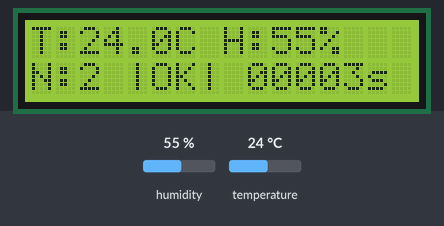
Bench run of a sketch on a simulated ESP32. Shown: 16×2 character LCD. The inputs (shaded band) are chosen by the test bench; at power-on: humidity 55 %, temperature 24 °C. What the sketch prints to the serial monitor is not drawn.

Above: at 4.8 s.
4.9 s: humidity set to 22 %
At 8.6 s:
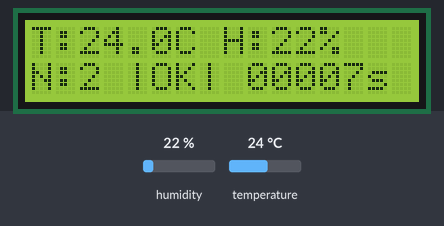
11.1 s: temperature set to 12 °C
At 12.9 s:
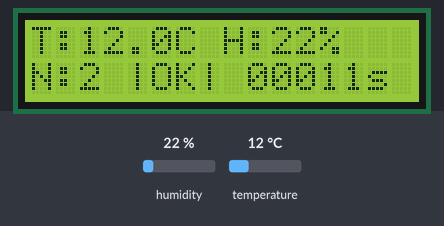
15.9 s: humidity set to 40 %
At 20.1 s:
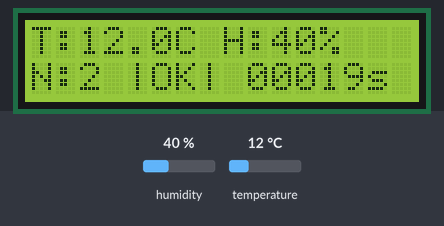
23.1 s: temperature set to 19 °C
At 24.4 s:
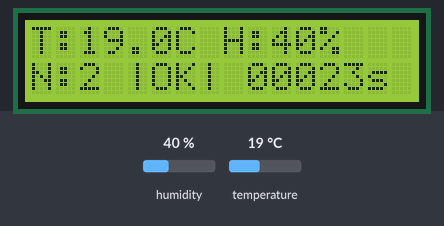
Timing chart, 0 to 26.1 s (numbered marks = the images above; inputs shaded):
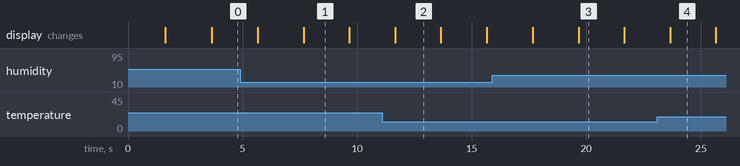

The sketch:

Slave_ESP32.ino
```cpp
#include <esp_now.h>
#include <WiFi.h>
#include <Wire.h>
#include <LiquidCrystal_I2C.h>
#include <DHT.h>
#define SLAVE_ID        2       // Change to 2, 3 … for each slave

// ── Master MAC address ──────────────────────────────────────
// Upload Master_ESP32.ino first, open Serial Monitor at 115200,
// copy the "addr" value printed on boot, paste it here:
uint8_t masterMAC[] = { 0x88, 0x57, 0x21, 0x78, 0xB5, 0x6C };
//                       ^^^  replace with your master's MAC  ^^^

// ── Pin definitions ─────────────────────────────────────────
#define DHT_PIN         4       // GPIO4  → DHT22 data pin
#define DHT_TYPE        DHT22

// I2C pins (ESP32 default — usually don't need to change)
#define SDA_PIN         21
#define SCL_PIN         22

// ── Timing ──────────────────────────────────────────────────
#define SEND_INTERVAL   2000    // ms between transmissions

// ╚══════════════════════════════════════════════════════════╝

DHT dht(DHT_PIN, DHT_TYPE);
LiquidCrystal_I2C lcd(0x27, 16, 2);   // I2C address 0x27, 16 cols, 2 rows

// ── Packet structure (must match master exactly) ─────────────
typedef struct SensorPacket {
  uint8_t  nodeID;
  float    temperature;
  float    humidity;
  float    extra;         // unused on basic DHT22 slave — set to 0
  uint32_t timestamp;
  bool     valid;
} SensorPacket;

SensorPacket    packet;
esp_now_peer_info_t peerInfo;

bool espNowReady = false;

// ── ESP-NOW send callback (optional LED feedback) ────────────
void onDataSent(const uint8_t *mac, esp_now_send_status_t status) {
  // status == ESP_NOW_SEND_SUCCESS means master received it
  // You can blink an LED here if you want visual feedback
}

// ── Helper: print a right-padded string on LCD ───────────────
void lcdPrint(uint8_t row, String text) {
  while (text.length() < 16) text += ' ';  // pad to 16 chars
  lcd.setCursor(0, row);
  lcd.print(text.substring(0, 16));
}

// ── Setup ─────────────────────────────────────────────────────
void setup() {
  Serial.begin(115200);

  // ── I2C & LCD ───────────────────────────────────────────────
  Wire.begin(SDA_PIN, SCL_PIN);
  lcd.init();
  lcd.backlight();
  lcdPrint(0, "TelemetryMesh");
  lcdPrint(1, "Node " + String(SLAVE_ID) + " starting");
  delay(1500);
  lcd.clear();

  // ── DHT sensor ──────────────────────────────────────────────
  dht.begin();

  // ── Wi-Fi (STA mode required for ESP-NOW) ───────────────────
  WiFi.mode(WIFI_STA);
  WiFi.disconnect();

  // ── ESP-NOW ─────────────────────────────────────────────────
  if (esp_now_init() != ESP_OK) {
    lcdPrint(0, "ESP-NOW FAIL");
    lcdPrint(1, "Check config");
    Serial.println("ESP-NOW init failed");
    while (1) delay(1000);
  }

  esp_now_register_send_cb(onDataSent);

  // Register master as peer
  memset(&peerInfo, 0, sizeof(peerInfo));
  memcpy(peerInfo.peer_addr, masterMAC, 6);
  peerInfo.channel = 0;      // 0 = same channel as Wi-Fi interface
  peerInfo.encrypt = false;

  if (esp_now_add_peer(&peerInfo) != ESP_OK) {
    lcdPrint(0, "Peer add FAIL");
    Serial.println("Failed to add master peer");
    while (1) delay(1000);
  }

  espNowReady = true;
  packet.nodeID = SLAVE_ID;

  lcdPrint(0, "Node " + String(SLAVE_ID) + " Ready");
  lcdPrint(1, "Waiting DHT22");
  delay(2000);   // DHT22 needs ~2 s after power-on before first read
}

// ── Loop ──────────────────────────────────────────────────────
void loop() {
  static uint32_t lastSend = 0;

  if (millis() - lastSend < SEND_INTERVAL) return;
  lastSend = millis();

  // ── Read sensor ─────────────────────────────────────────────
  float temp = dht.readTemperature();   // °C
  float hum  = dht.readHumidity();      // %

  bool ok = !isnan(temp) && !isnan(hum);

  // ── Build packet ────────────────────────────────────────────
  packet.valid       = ok;
  packet.temperature = ok ? temp : 0.0f;
  packet.humidity    = ok ? hum  : 0.0f;
  packet.extra       = 0.0f;            // extend for other sensors here
  packet.timestamp   = millis();

  // ── Send via ESP-NOW ────────────────────────────────────────
  if (espNowReady) {
    esp_now_send(masterMAC, (uint8_t*)&packet, sizeof(packet));
  }

  // ── Update LCD ──────────────────────────────────────────────
  if (ok) {
    // Row 0: T:28.5C  H:62%
    String row0 = "T:" + String(temp, 1) + "C H:" + String(hum, 0) + "%";
    lcdPrint(0, row0);
  } else {
    lcdPrint(0, "Sensor Error!");
  }

  // Row 1: N:01 | 00042s
  uint32_t upSec = millis() / 1000;
  String row1 = "N:" + String(SLAVE_ID, DEC);
  row1 += ok ? " |OK| " : " |ERR|";
  // pad uptime to 5 digits
  String upStr = String(upSec);
  while (upStr.length() < 5) upStr = "0" + upStr;
  row1 += upStr + "s";
  lcdPrint(1, row1);

  // ── Debug to Serial ─────────────────────────────────────────
  Serial.print("Node "); Serial.print(SLAVE_ID);
  if (ok) {
    Serial.print(" | T:"); Serial.print(temp, 1);
    Serial.print("C  H:"); Serial.print(hum, 0); Serial.println("%");
  } else {
    Serial.println(" | Sensor read failed");
  }
}
```

Measured:
- what the display in image 1 shows lasts 2.0 s, from 7.7 s to 9.7 s
